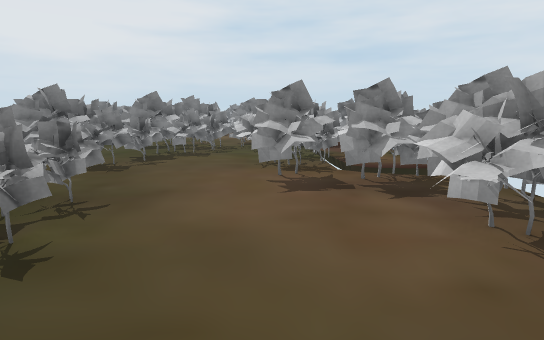
View 1 (above)

12 first-person views from a walk through a 3-D level made in the Unity game engine. The camera is 1.2 m above the floor, tilts 10° down and sees 80° across. The floor is counted in squares, 1 m on a side. Each view is taken from the middle of a square. On the plan, view 1 faces up. The plan holds only what a view shows up to about 14 squares ahead; the rest is blank. The place goes on beyond the plan. Some animated figures are left out. Some surface patterns are stand-ins.

View 2
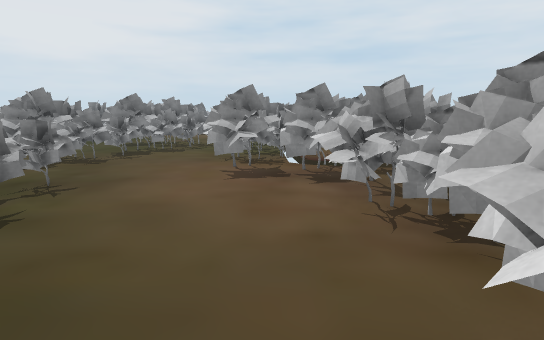

View 3
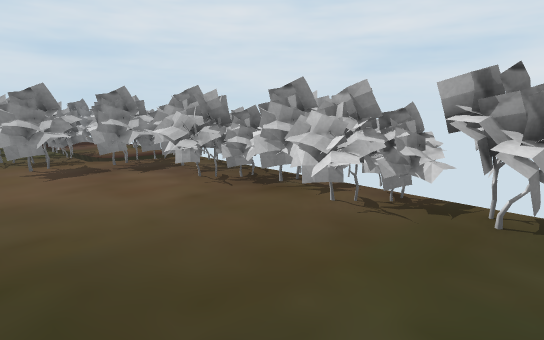

View 4
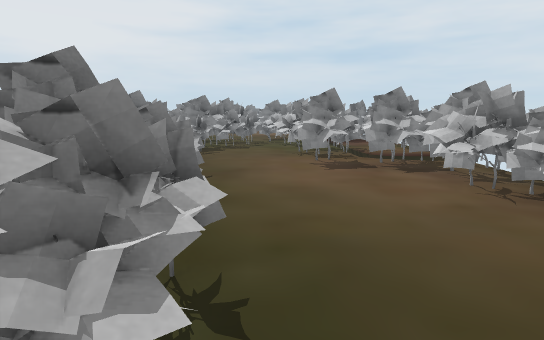

View 5
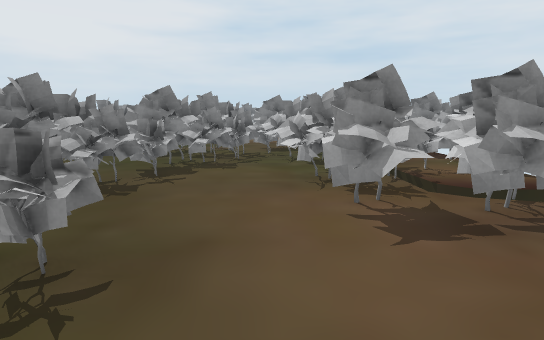

View 6
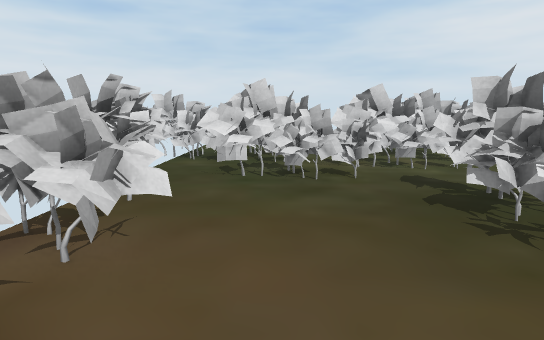

View 7
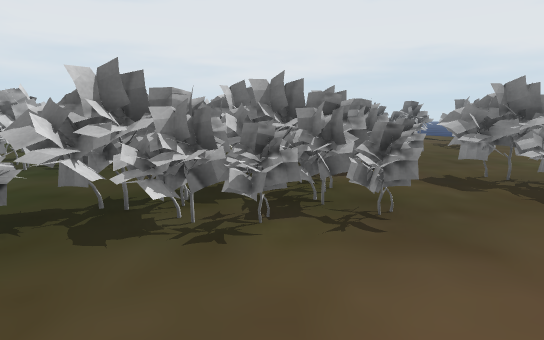

View 8
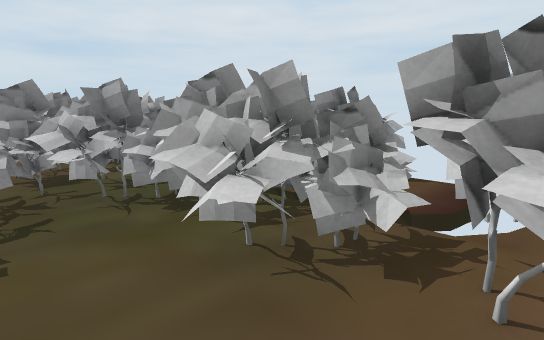

View 9
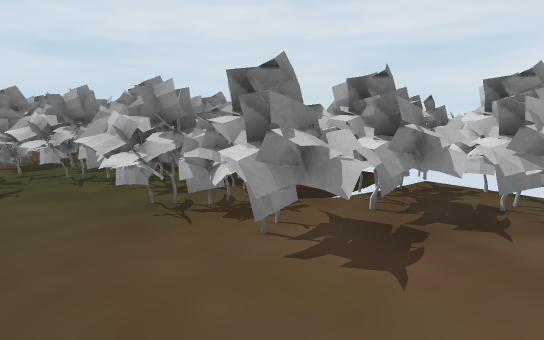

View 10
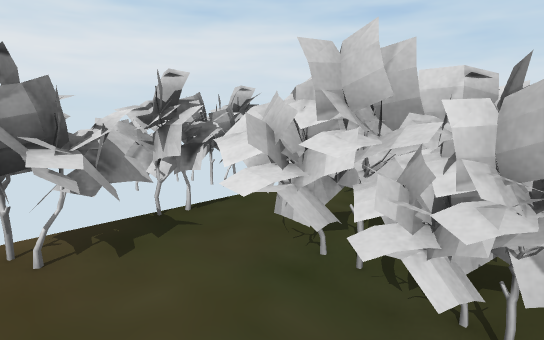

View 11
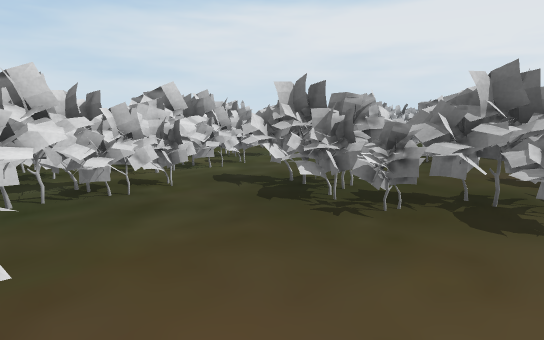

View 12
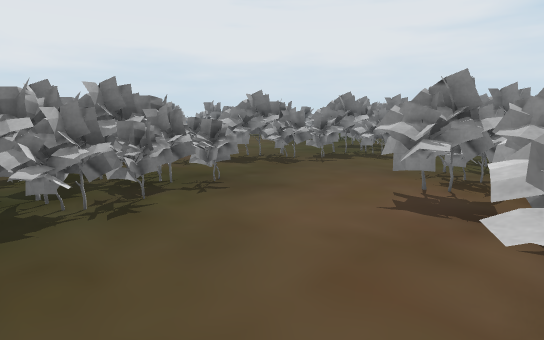

### Floor plan
Key: @ floor where view 1 was taken; # wall or solid block; x gap in a wall; . floor; = window, fence, low wall or low ledge; ^ raised ledge; v drop or lower ground.
Columns run from 8 left of view 1 to 5 right of it. Each row starts with its distance up from view 1.
 13    ^=###v# ^
 12   ^^^###= =^=
 11 ^^^^^#=#= ^^==
 10 ^^^^^#=.##^^##
  9 ^^^^##..###^#=
  8 ^^^==#..#^^^^#
  7 ^^^#=...x^####
  6   ^#....#^##
  5  ##.......#
  4  #  #=....##
  3    ##==...#=
  2     ###....##
  1      ##....^#
  0      #=.@.#=#
 -1      ##....##
 -2      ##....##
 -3       =###^^#
 -4       ##^#^^#
 -5       #^^^^^#

Positions as (right, up) in squares from view 1, and headings:
1: (0, 0), facing up
2: (1, -1), facing up
3: (-1, -2), facing up-right
4: (-1, -2), facing up
5: (-1, 2), facing up
6: (1, 3), facing down
7: (1, 3), facing left
8: (-2, 6), facing up-right
9: (-2, 4), facing up-right
10: (0, -1), facing down-right
11: (2, 2), facing down-left
12: (2, 1), facing up-left
